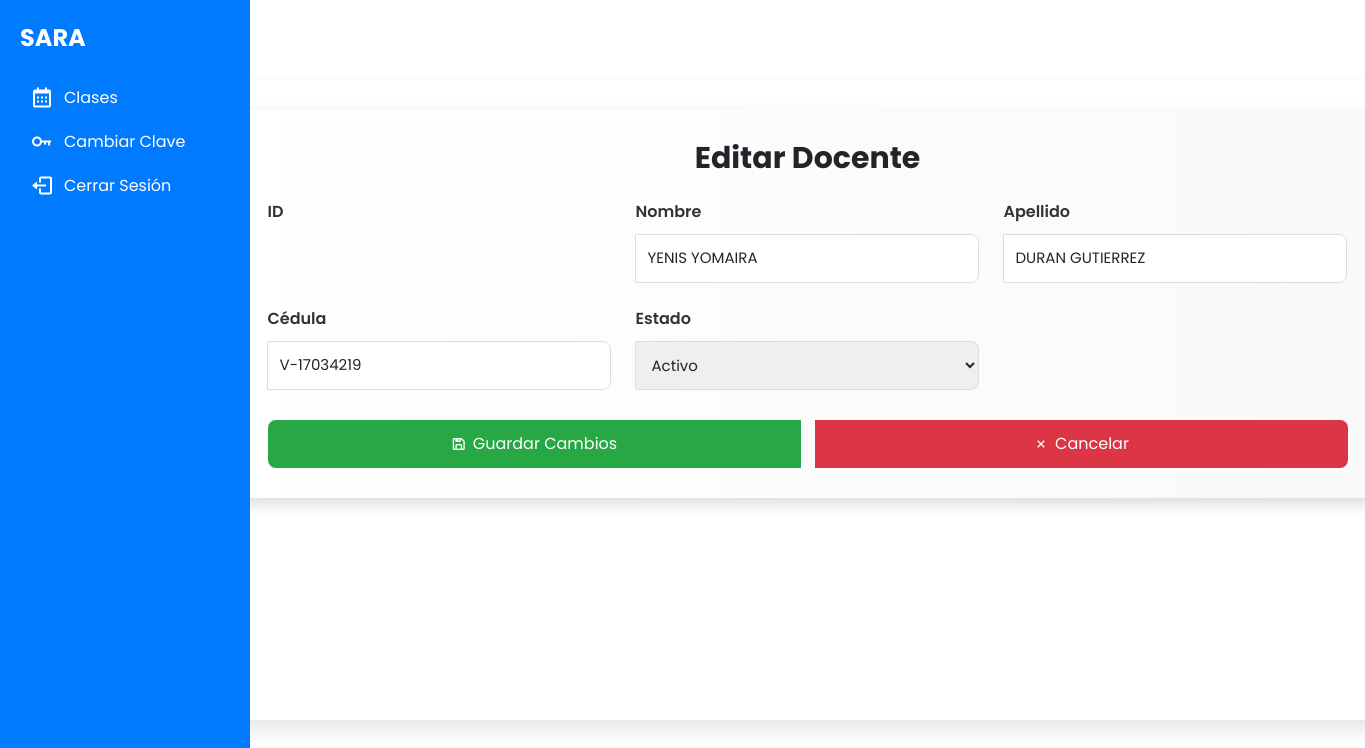
/docentes/editar/1442/, run on the app's committed database.
### docentes/models.py (models this page shows, shortened)
class BaseUser(AbstractUser):
    nombre = models.CharField(max_length=100)      # nombres
    apellido = models.CharField(max_length=100)    # apellidos
    cedula = models.CharField(max_length=12, unique=True)  # cedula_docente
    activo = models.BooleanField(default=True)     # status
    USERNAME_FIELD = 'cedula'  # Cambiar a cedula para login por cédula
    REQUIRED_FIELDS = ['nombre', 'apellido']
    objects = CustomUserManager()

### docentes/views.py (the view)
# urls.py: path('editar/<int:docente_id>/', views.editar_docente, name='editar_docente'),
def editar_docente(request, docente_id):
    docente = get_object_or_404(Docente, id=docente_id)  # Eliminado filtro por rol
    if request.method == 'POST':
        form = DocenteUpdateForm(request.POST, instance=docente)
        if form.is_valid():
            form.save()
            return redirect('docentes_list')
    else:
        form = DocenteUpdateForm(instance=docente)
    return render(request, 'docentes/editar_docente.html', {'form': form, 'docente': docente})

### docentes/forms.py
class DocenteUpdateForm(forms.ModelForm):  # Formulario para actualizar datos del docente
    class Meta:
        model = Docente
        fields = ['nombre', 'apellido', 'cedula', 'activo']  # Eliminado 'rol'
        widgets = {
            'nombre': forms.TextInput(attrs={'required': True}),
            'apellido': forms.TextInput(attrs={'required': True}),
            'cedula': forms.TextInput(attrs={'required': True}),
            'activo': forms.CheckboxInput(),
        }

### docentes/templates/docentes/editar_docente.html (shortened to what this page needs)
{% extends 'dashboard/base.html' %}
{% load static %}
{% block content %}
<link rel="stylesheet" href="{% static 'docentes/css/docentes.css' %}">
<div class="dashboard-container flex justify-center items-center">
    <div class="table-container">
        <form method="post" class="docente-form shadow-xl rounded-xl p-8 bg-gradient-to-r from-white to-gray-100 dark:from-gray-800 dark:to-gray-900">
            <h2 class="text-3xl font-bold mb-6 text-center">Editar Docente</h2>
            <div class="form-grid gap-6">
                <div class="input-group">
                    <label for="id_id" class="font-semibold text-gray-700 dark:text-gray-300">ID</label>
                </div>
                <div class="input-group">
                    <label for="id_nombre" class="font-semibold text-gray-700 dark:text-gray-300">Nombre</label>
                    {{ form.nombre }}
                </div>
                <div class="input-group">
                    <label for="id_apellido" class="font-semibold text-gray-700 dark:text-gray-300">Apellido</label>
                    {{ form.apellido }}
                </div>
                <div class="input-group">
                    <label for="id_cedula" class="font-semibold text-gray-700 dark:text-gray-300">Cédula</label>
                    {{ form.cedula }}
                </div>
                <div class="input-group">
                    <label for="id_activo" class="font-semibold text-gray-700 dark:text-gray-300">Estado</label>
                    <select name="activo" id="id_activo" class="rounded-lg border-gray-300 focus:ring-2 focus:ring-blue-500 dark:bg-gray-700 dark:border-gray-600 dark:focus:ring-blue-500">
                        <option value="True" {% if form.activo.value %}selected{% endif %}>Activo</option>
                    </select>
                </div>
            </div>
            <div class="btn-group mt-8">
                <button type="submit" class="btn btn-green hover:scale-105">
                    <i class="bx bx-save"></i> Guardar Cambios
                </button>
                <a href="{% url 'docentes_list' %}" class="btn btn-red hover:scale-105">
                    <i class="bx bx-x"></i> Cancelar
                </a>
            </div>
        </form>
    </div>
</div>
{% endblock %}

### dashboard/static/css/dashboard.css (style rules this page uses)
* { margin: 0; padding: 0; box-sizing: border-box; }
html, body { width: 100%; height: 100%; font-family: Arial, sans-serif; }
.dashboard-container { width: 100vw; height: 100vh; display: flex; transition: background 0.3s; }
* { margin: 0; padding: 0; box-sizing: border-box; font-family: 'Poppins', sans-serif; }
body { display: flex; justify-content: center; align-items: center; min-height: 100vh; background: linear-gradient(90deg, #e2e2e2, #c9d6ff); }
.btn { width: 100%; padding: 12px; background: #007bff; color: #fff; border: none; border-radius: 5px; font-size: 1rem; cursor: pointer; transition: background 0.3s; }

### docentes/static/docentes/css/docentes.css (style rules this page uses)
* { margin: 0; padding: 0; box-sizing: border-box; font-family: "Poppins", sans-serif; }
body { min-height: 100vh; background: #eef5fe; padding: 20px; transition: background 0.3s, color 0.3s; }
.dashboard-container { display: flex; justify-content: center; align-items: center; padding: 20px; min-height: 100vh; }
.table-container { width: 100%; max-width: 1200px; margin: 0 auto; padding: 30px; background: #fff; border-radius: 12px; box-shadow: 0 10px 20px rgba(0, 0, 0, 0.1); transition: background 0.3s, transform 0.3s; min-height: 80vh; overflow-x: auto; white-space: nowrap; }
.btn-group { display: flex; justify-content: center; gap: 5px; flex-wrap: nowrap; margin-top: 20px; }
.btn { display: flex; align-items: center; justify-content: center; gap: 6px; padding: 10px 16px; border-radius: 6px; font-size: 14px; font-weight: normal; color: white; cursor: pointer; transition: background 0.3s ease-in-out; border: none; min-width: 120px; padding: 12px 20px; font-size: 16px; border-radius: 8px; transition: transform 0.3s ease-in-out, background 0.3s ease-in-out; }
.btn-green { background-color: #28a745; color: white; }
.btn-red { background-color: #dc3545; color: white; }
.docente-form { background: linear-gradient(to right, #ffffff, #f9f9f9); border-radius: 16px; padding: 30px; box-shadow: 0 6px 15px rgba(0, 0, 0, 0.15); transition: transform 0.3s ease-in-out; }
.docente-form .form-grid { display: grid; grid-template-columns: repeat(auto-fit, minmax(280px, 1fr)); gap: 24px; }
.docente-form .input-group label { font-weight: 600; color: #333; margin-bottom: 10px; display: block; }
.docente-form .input-group input, .docente-form .input-group select { width: 100%; padding: 12px; border: 1px solid #ddd; border-radius: 8px; font-size: 15px; transition: border-color 0.3s, box-shadow 0.3s; }
.btn-group { margin-top: 30px; display: flex; justify-content: center; gap: 15px; }
.btn i, .btn { color: inherit; }
.btn i, .btn { color: white !important; }

### data on the page
BaseUser: nombre "YENIS YOMAIRA", apellido "DURAN GUTIERREZ", cedula "V-17034219"
